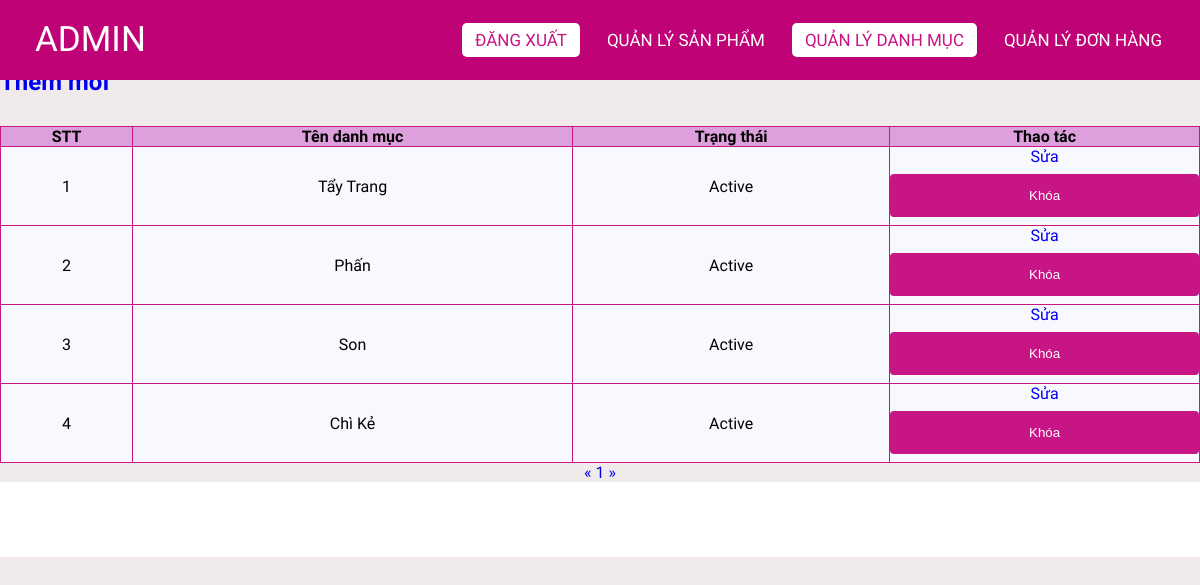
The app's page /admin/categoriesList.php (signed in) with its own data.
### tables this page shows
CREATE TABLE `categories` (
  `id` int(11) NOT NULL,
  `name` varchar(255) NOT NULL,
  `status` tinyint(4) NOT NULL DEFAULT 1
);

### lib/database.php (called while the page is built, shortened)
<?php
class Database extends PDO
{
  public $host   = DB_HOST;
  public $user   = DB_USER;
  public $pass   = DB_PASS;
  public $dbname = DB_NAME;
  public $link;
  private function connectDB()
  {
    $this->link = new mysqli(
      $this->host,
      $this->user,
      $this->pass,
      $this->dbname
    );
  }
  public function select($query)
  {
    $result = $this->link->query($query);
    if ($result->num_rows > 0) {
      return $result;
    } else {
      return false;
    }
  }
}

### classes/categories.php (called while the page is built, shortened)
<?php
$filepath = realpath(dirname(__FILE__));
include_once($filepath . '/../lib/database.php');
?>
<?php
class categories
{
    private $db;
    public function __construct()
    {
        $this->db = new Database();
    }
    public function getAllAdmin($page = 1, $total = 8)
    {
        $tmp = ($page - 1) * $total;
        $query = "SELECT * FROM categories limit $tmp,$total";
        $result = $this->db->select($query);
        return $result;
    }
    public function getCountPaging($row = 8)
    {
        $query = "SELECT COUNT(*) FROM categories";
        $mysqli_result = $this->db->select($query);
        if ($mysqli_result) {
            $totalrow = intval((mysqli_fetch_all($mysqli_result, MYSQLI_ASSOC)[0])['COUNT(*)']);
            $result = ceil($totalrow / $row);
            return $result;
        }
        return false;
    }
}
?>

### admin/categoriesList.php (the view, shortened to what this page needs)
<?php
include '../classes/categories.php';
$categories = new categories();
$list = $categories->getAllAdmin((isset($_GET['page']) ? $_GET['page'] : 1));
$pageCount = $categories->getCountPaging();
?>
<!DOCTYPE html>
<html lang="en">
<head>
    <link rel="stylesheet" href="css/style.css">
    <link rel="stylesheet" href="https://cdnjs.cloudflare.com/ajax/libs/font-awesome/5.15.4/css/all.min.css">
</head>
<body>
    <nav>
        <label class="logo">ADMIN</label>
        <ul>
            <li><a href="../login.php" class="active">Đăng Xuất </a></li>
            <li><a href="productlist.php" >Quản lý Sản phẩm</a></li>
            <li><a href="categoriesList.php" class="active">Quản lý danh mục</a></li>
            <li><a href="orderlist.php" id="order">Quản lý Đơn hàng</a></li>
        </ul>
    </nav>
    <div class="title">
        <h1>Danh sách danh mục</h1>
    </div>
    <div class="addNew">
        <a href="add_category.php"><h2>Thêm mới</h2></a>
    </div>
    <div class="container">
        <?php $count = 1;
        if ($list) { ?>
            <table class="list">
                <tr>
                    <th>STT</th>
                    <th>Tên danh mục</th>
                    <th>Trạng thái</th>
                    <th>Thao tác</th>
                </tr>
                <?php foreach ($list as $key => $value) { ?>
                    <tr>
                        <td><?= $count++ ?></td>
                        <td><?= $value['name'] ?></td>
                        <td><?= ($value['status']) ? "Active" : "Block" ?></td>
                        <td>
                            <a href="edit_category.php?id=<?= $value['id'] ?>">Sửa</a>
                            <?php
                            if ($value['status']) { ?>
                                <form action="categoriesList.php" method="post">
                                    <input type="submit" value="Khóa" name="block">
                                </form>
                            <?php } ?>
                        </td>
                    </tr>
                <?php } ?>
            </table>
        <?php } else { ?>
            <h3>Chưa có danh mục nào...</h3>
        <?php } ?>
        <div class="pagination">
            <a href="categoriesList.php?page=<?= (isset($_GET['page'])) ? (($_GET['page'] <= 1) ? 1 : $_GET['page'] - 1) : 1 ?>">&laquo;</a>
            <?php
            for ($i = 1; $i <= $pageCount; $i++) {
                if (isset($_GET['page'])) {
                    if ($i == $_GET['page']) { ?>
                        <a class="active" href="categoriesList.php?page=<?= $i ?>"><?= $i ?></a>
                    <?php } else { ?>
                        <a href="categoriesList.php?page=<?= $i ?>"><?= $i ?></a>
                    <?php  }
                } else { ?>
                    <a href="categoriesList.php?page=<?= $i ?>"><?= $i ?></a>
                <?php  } ?>
            <?php }
            ?>
            <a href="categoriesList.php?page=<?= (isset($_GET['page'])) ? $_GET['page'] + 1 : 2 ?>">&raquo;</a>
        </div>
    </div>
    <footer>
    </footer>
</body>
</html>

### admin/css/style.css (style rules this page uses)
* { padding: 0; margin: 0; text-decoration: none; list-style: none; box-sizing: border-box; }
body { font-family: Mitr; background: rgb(240, 234, 234); }
nav { top: 0; position: fixed; background: #c00277; height: 80px; width: 100%; }
label.logo { color: white; font-size: 35px; line-height: 80px; padding: 0 35px; }
nav ul { float: right; margin-right: 20px; }
nav ul li { display: inline-block; line-height: 80px; margin: 0 5px; }
nav ul li a { color: white; font-size: 17px; padding: 7px 13px; border-radius: 3px; text-transform: uppercase; border-radius: 5px; transition: 0.5s; }
.active, a:hover { background-color: white; color: mediumvioletred; }
.container { margin-top: 30px; height: auto; }
.addNew { margin-top: 30px; }
.title { background-color: white; }
footer { padding: 30px 0; background-color:white; }
.list { width: 100%; background-color: ghostwhite; padding: 10px; border-collapse: collapse; }
th { background-color: plum; border: 1px solid mediumvioletred; }
td { border: 1px solid mediumvioletred; text-align: center; }
input[type=submit] { width: 100%; background-color: mediumvioletred; color: white; padding: 14px 20px; margin: 8px 0; border: none; border-radius: 4px; cursor: pointer; }
.pagination { text-align: center; }

### records on screen
categories: name "Tẩy Trang", status "Active"
categories: name "Phấn", status "Active"
categories: name "Son", status "Active"
categories: name "Chì Kẻ", status "Active"
